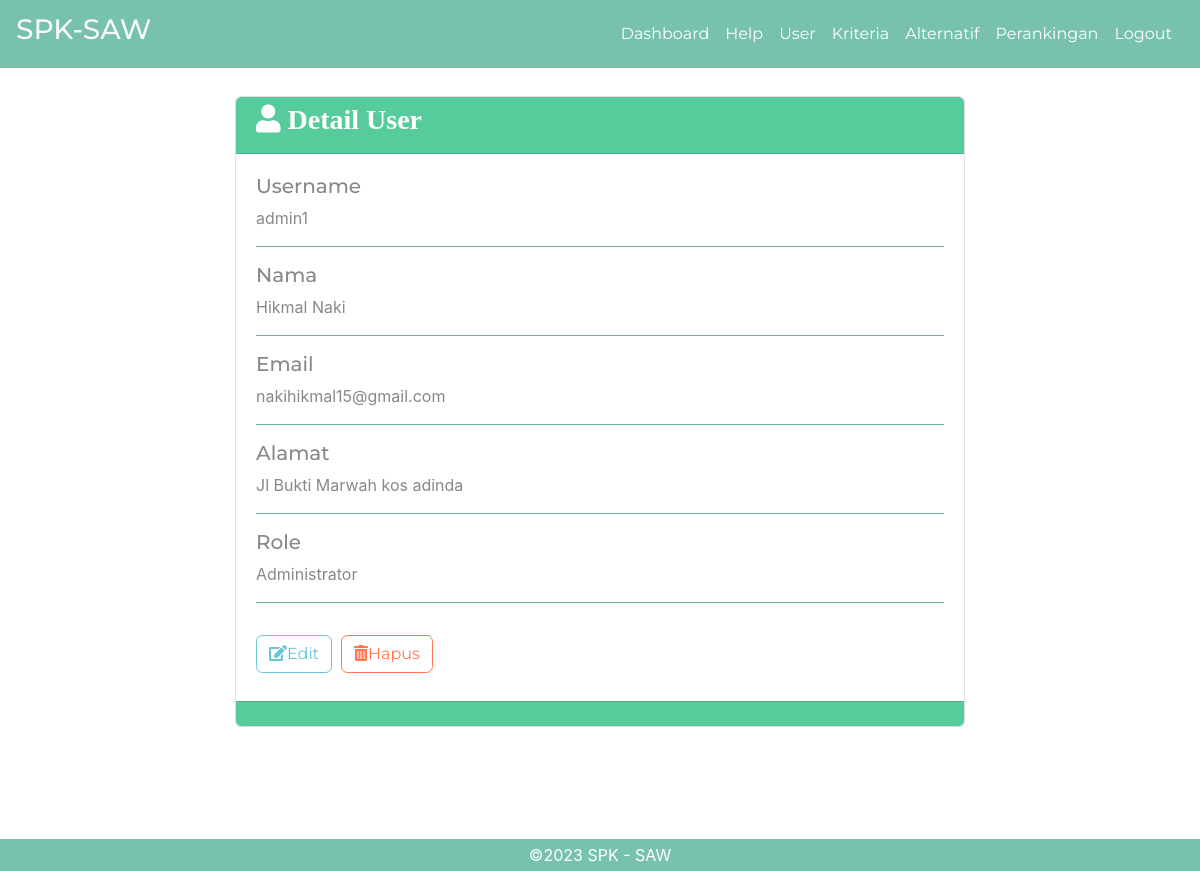
The app's page /single-user.php?id=17 (signed in) with its own data.
### tables this page shows
CREATE TABLE `user` (
  `id_user` int(5) NOT NULL,
  `username` varchar(16) NOT NULL,
  `password` varchar(50) NOT NULL,
  `nama` varchar(70) NOT NULL,
  `email` varchar(50) DEFAULT NULL,
  `alamat` varchar(100) DEFAULT NULL,
  `role` char(1) NOT NULL
);

### single-user.php (the view, shortened to what this page needs)
<?php require_once('includes/init.php'); ?>
<?php
$ada_error = false;
$result = '';
$id_user = (isset($_GET['id'])) ? trim($_GET['id']) : '';
if(!$id_user) {
	$ada_error = 'Maaf, data tidak dapat diproses.';
} else {
	$query = $pdo->prepare('SELECT id_user, username, nama, email, alamat, role FROM user WHERE user.id_user = :id_user');
	$query->execute(array('id_user' => $id_user));
	$result = $query->fetch();
}
?>
<?php
$judul_page = 'Detail User';
require_once('head.php');
require_once('navbar.php');
?>
<div class="container pt-5 pb-5">
	<div class="row ">
		<div class="col col-md-8 mx-auto">
			<div class="card mb-5">
				<div class="card-header pt-2 bg-success text-white">
                <h3 class="fas fa-user "> <?php echo $judul_page; ?></h3>
                </div>
                    <?php if($ada_error): ?>
                        <?php echo '<p>'.$ada_error.'</p>'; ?>
                    <?php elseif(!empty($result)): ?>
                <div class="card-body">
                        <h5>Username</h5>
                        <p><?php echo $result['username']; ?></p>
                        <hr class="bg-primary">
                        <h5>Nama</h5>
                        <p><?php echo $result['nama']; ?></p>
                        <hr class="bg-primary">
                        <h5>Email</h5>
                        <p><?php echo $result['email']; ?></p>
                        <hr class="bg-primary">
                        <h5>Alamat</h5>
                        <p><?php echo $result['alamat']; ?></p>
                        <hr class="bg-primary">
                        <h5>Role</h5>
                        <p><?php
                        if($result['role'] == 1) {
                            echo 'Administrator';
                        } elseif($result['role'] == 2) {
                            echo 'Pengguna';
                        }
                        ?></p>
                    <?php endif; ?>
                    <hr class="bg-primary">
                    <div class="pt-3 pb-2">
                            <a class="btn btn-outline-info" href="edit-user.php?id=<?php echo $id_user; ?>" role="button"><span class="text-danger"></span><i class="fas fa-edit"></i>Edit</a>&nbsp;
                            <a class=" yakin-hapus btn btn-outline-danger" href="hapus-user.php?id=<?php echo $id_user; ?>" role="button"><span class="fas fa-trash-alt"></span>Hapus</a>
                            </div>
                </div>
                <div class="card-footer bg-success">
                </div>
		    </div>
        </div>
	</div>
</div>
<?php
require_once('foot.php');

### records on screen
user: username "admin1", nama "Hikmal Naki", email "nakihikmal15@gmail.com", alamat "Jl Bukti Marwah kos adinda"

### other values on screen
$judul_page "Detail User"
